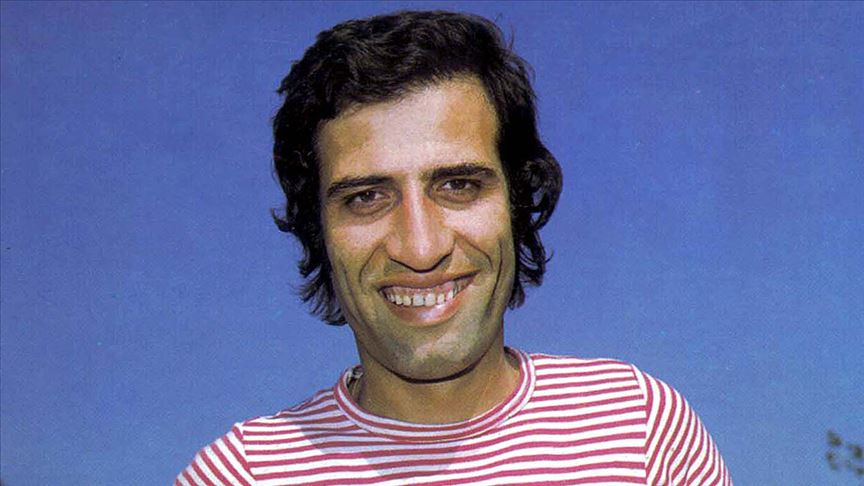
#> input picture Python_İmageprocessing/deneme1.jpg, 864 x 486 px
$ python histogram3.py
#> lines starting #> are read from the running program, lines starting #| are printed output that depends on the picture
import cv2
import numpy as np
import matplotlib.pyplot as plt

# Resmi yükleyin (32 bit derinliğiyle)
img = cv2.imread('deneme1.jpg')
#> img is the input picture: shape (486, 864, 3); mean B, G, R 157.8, 108.9, 101.8

# Histogram aralıklarını belirleyin
bins = np.linspace(0, 2**32, num=256)

# Histogramı hesaplayın
hist, edges = np.histogram(img.ravel(), bins=bins)
#> hist = 255 values, max 1259712 at index 0, min 0 at index 1, mean 4940; edges = 256 values from 0 to 4.29e+09

# Histogram grafiğini çizin
plt.bar(edges[:-1], hist, width=np.diff(edges), align='edge')
plt.xlabel('Piksel Değeri')
plt.ylabel('Piksel Sayısı')
plt.title('32 Bitlik Resmin Histogramı')

plt.show()
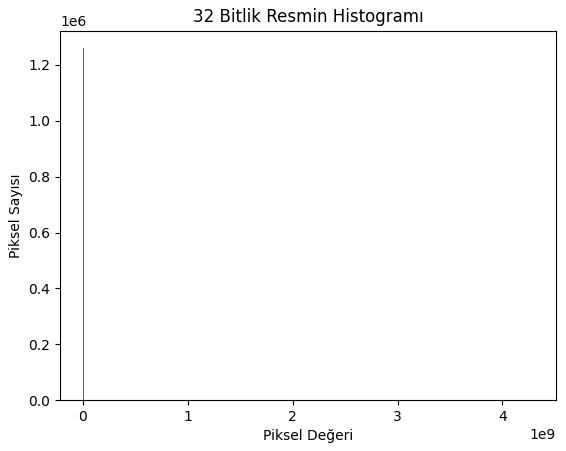
#> figure drawn by matplotlib, 1 panel; tallest bar 1259712 high, from x = 0 to 16843009
cv2.waitKey(0)
cv2.destroyAllWindows()

$ run again, with Python_İmageprocessing/huso.jpg copied over Python_İmageprocessing/deneme1.jpg
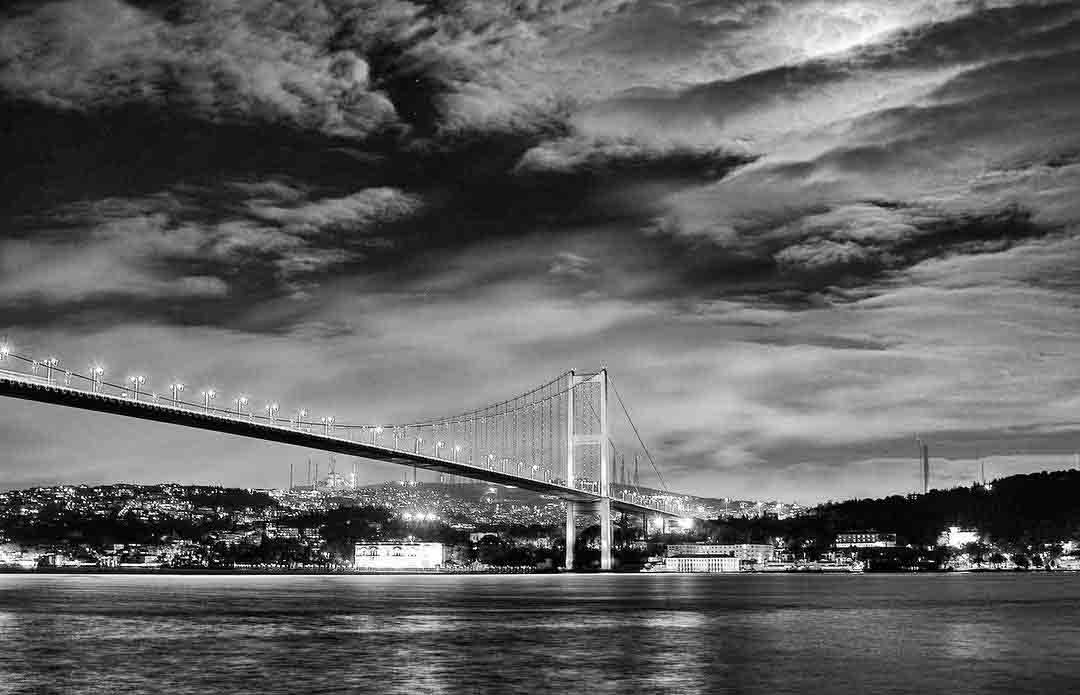
#> input picture Python_İmageprocessing/huso.jpg, 1080 x 695 px
#> img is the input picture: shape (695, 1080, 3); min 0, max 255, mean 98.5
#> hist = 255 values, max 2251800 at index 0, min 0 at index 1, mean 8830.6; edges = 256 values from 0 to 4.29e+09
#> `plt.show()`:
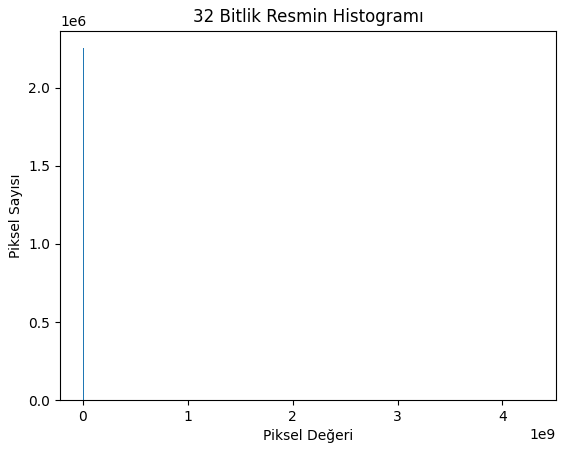
#> figure drawn by matplotlib, 1 panel; tallest bar 2251800 high, from x = 0 to 16843009

$ run again, with Python_İmageprocessing/huso2.jpg copied over Python_İmageprocessing/deneme1.jpg
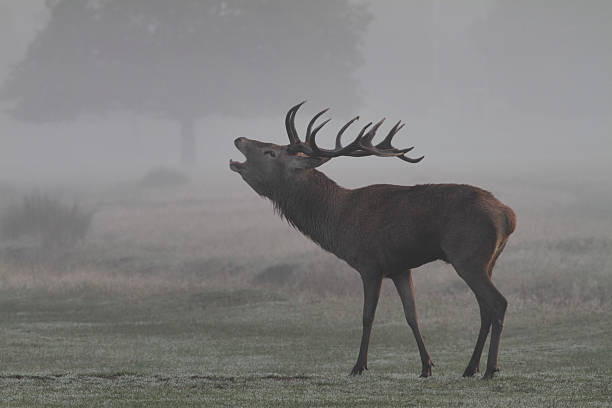
#> input picture Python_İmageprocessing/huso2.jpg, 612 x 408 px
#> img is the input picture: shape (408, 612, 3); mean B, G, R 123.9, 125.1, 125.7
#> hist = 255 values, max 749088 at index 0, min 0 at index 1, mean 2937.6; edges = 256 values from 0 to 4.29e+09
#> `plt.show()`:
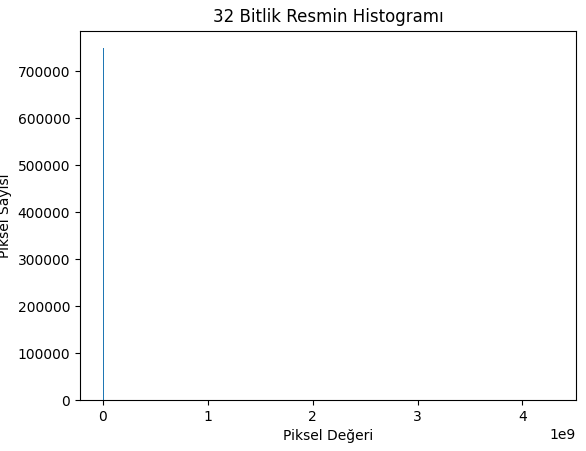
#> figure drawn by matplotlib, 1 panel; tallest bar 749088 high, from x = 0 to 16843009

$ run again, with Python_İmageprocessing/images.jpeg copied over Python_İmageprocessing/deneme1.jpg
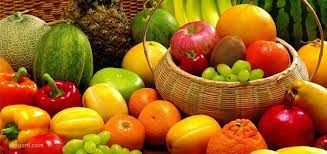
#> input picture Python_İmageprocessing/images.jpeg, 327 x 154 px
#> img is the input picture: shape (154, 327, 3); mean B, G, R 26.4, 98.4, 157.6
#> hist = 255 values, max 151074 at index 0, min 0 at index 1, mean 592.4; edges = 256 values from 0 to 4.29e+09
#> `plt.show()`:
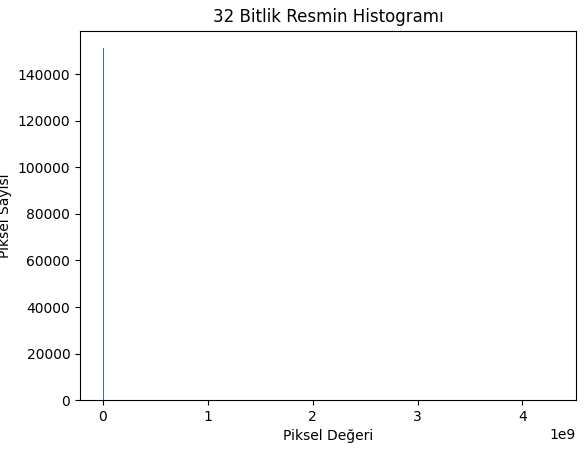
#> figure drawn by matplotlib, 1 panel; tallest bar 151074 high, from x = 0 to 16843009
